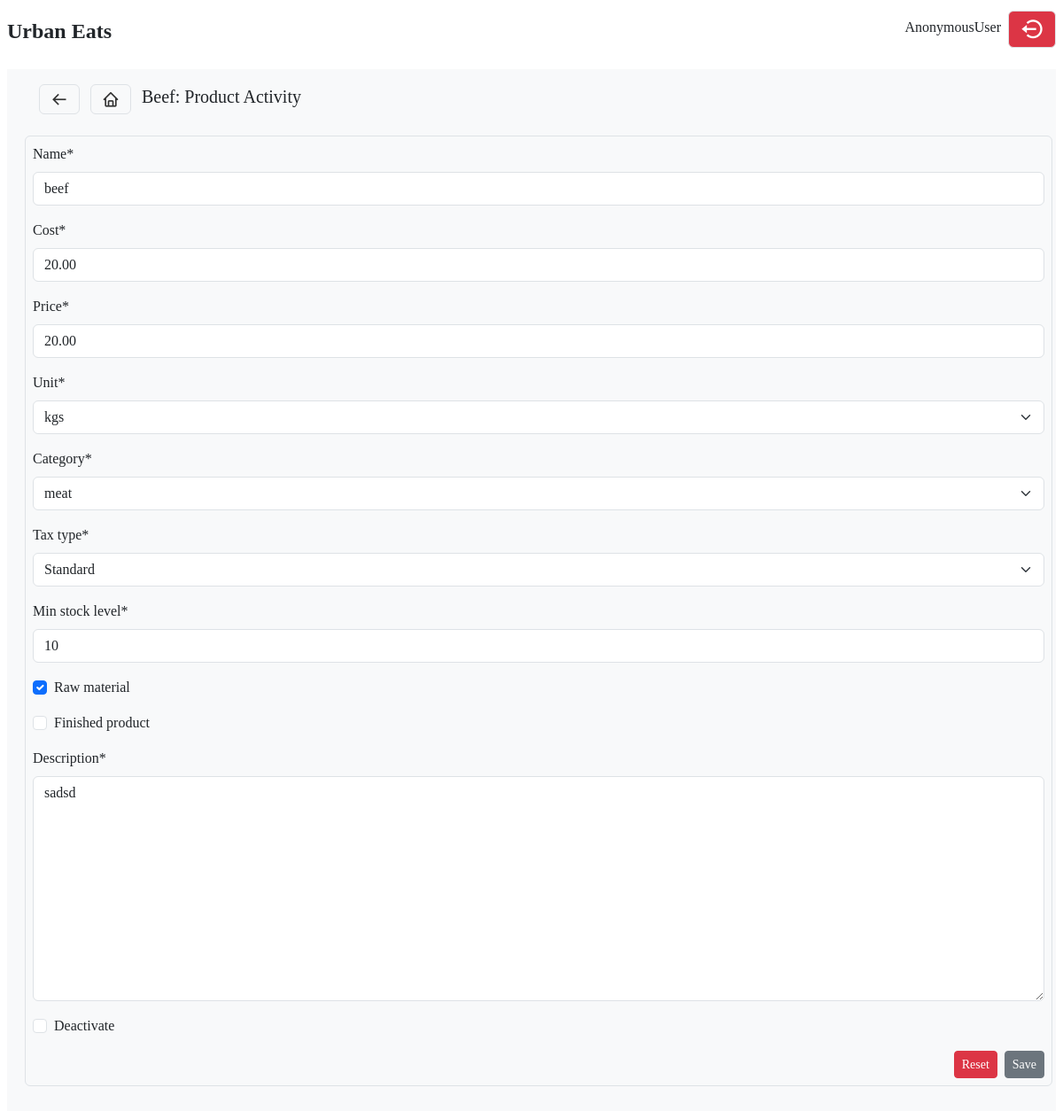
Before: /inventory/edit/product/1/ with the older database file.
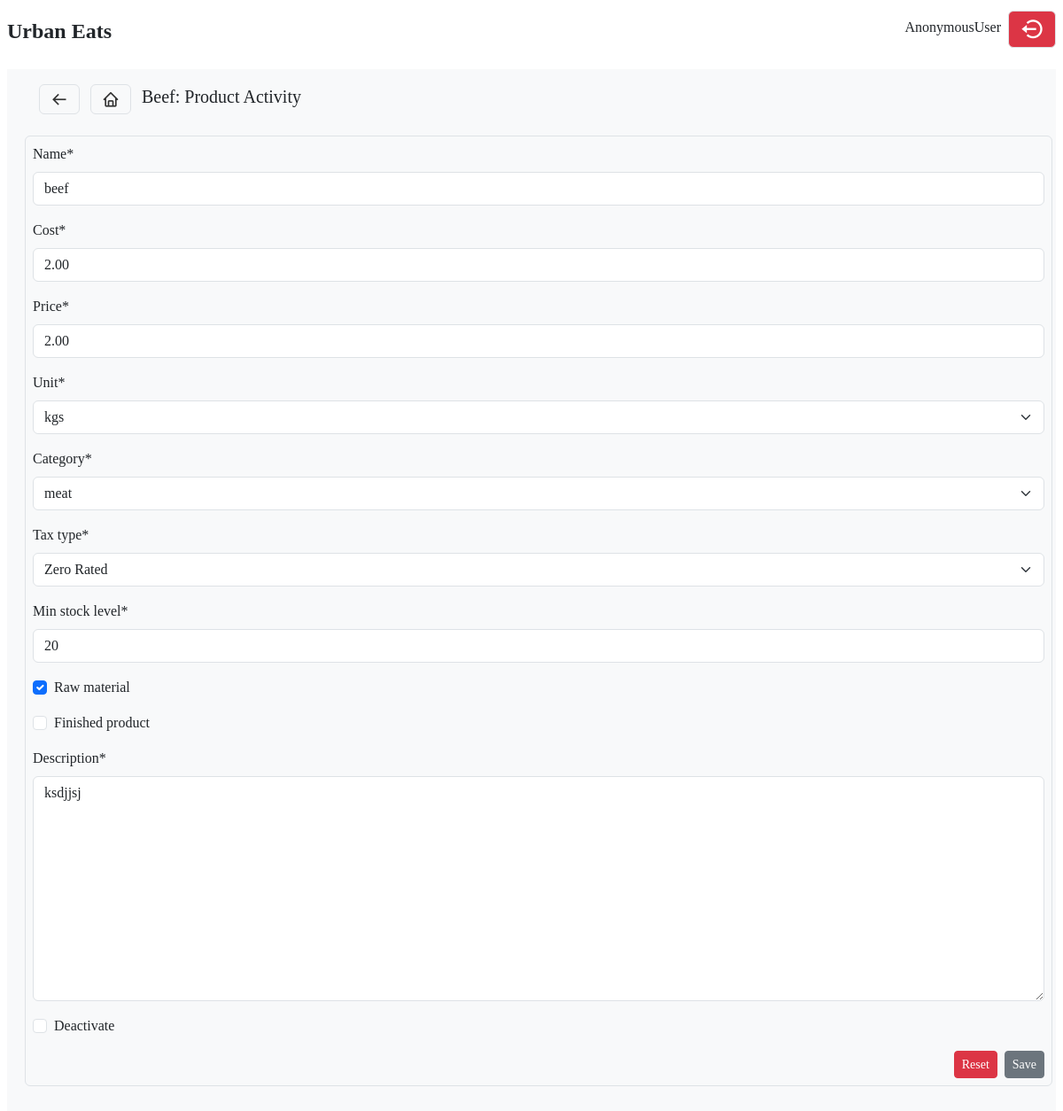
After: the same page with the newer database file.
### inventory/models.py (models this page shows, shortened)
class Product(models.Model):
    tax_choices = [
        ('exempted', 'Exempted'),
        ('standard', 'Standard'),
        ('zero rated', 'Zero Rated')
    ]
    name = models.CharField(max_length=255)
    quantity = models.IntegerField()
    cost = models.DecimalField(max_digits=10, decimal_places=2)
    price = models.DecimalField(max_digits=10, decimal_places=2, default=1)
    unit = models.ForeignKey(UnitOfMeasurement, on_delete=models.CASCADE, null=True)
    category = models.ForeignKey(Category, on_delete=models.CASCADE)
    tax_type = models.CharField(max_length=50, choices=tax_choices)
    min_stock_level = models.IntegerField(default=0, null=True)
    raw_material = models.BooleanField(default=False)
    finished_product = models.BooleanField(default=False)
    description = models.TextField()
    deactivate = models.BooleanField(default=False)

class Category(models.Model):
    name = models.CharField(max_length=255)
    def __str__(self):
        return self.name

### inventory/views.py (the view, shortened to what this page needs)
# urls.py: path('edit/product/<int:product_id>/', edit_inventory, name='edit_inventory'),
def edit_inventory(request, product_id):
    try:
        product = Product.objects.get(id=product_id)
    except Product.DoesNotExist:
        messages.warning(request, f'Product with ID: {product_id} doesn\'t exists')
    form = EditProductForm(instance=product)
    return render(request, 'inventory/edit_product.html',
            {
                'form':form,
                'product':product
            }
        )

### inventory/forms.py
class EditProductForm(forms.ModelForm):
    class Meta:
        model = Product
        exclude = ['quantity']

### inventory/models.py (called while the page is built)
    def __str__(self) -> str:
        return self.unit_name

### templates/inventory/edit_product.html (shortened to what this page needs)
{% extends "base.html" %}
{% load static%}
{% load crispy_forms_tags %}
{% block content %}
   <div class="edit-inventory">
        <div class='add-product-nav d-flex py-2 px-2 align-items-center '>
            <div class="d-flex justify-content-between align-items-center p-2">
                <div>
                    <a href='{% url "inventory:products"%}' class='border btn bx bx-arrow-back fs-5'></a>
                    <a href='/' class='bx bx-home btn border fs-5 mx-2'></a>
                    <span class='mt-2 fs-5'>{{ product.name | capfirst }}: Product Activity</span>
                </div>
            </div>
        </div>
        <form method="post" class="rounded border mt-2 p-2">
            {{ form | crispy}}
            <div class="d-flex justify-content-end">
                <div class="">
                    <button type="reset" class="btn btn-danger btn-sm w-100">Reset</button>
                </div>
                <span class="px-1"></span>
                <div class="">
                    <button type="submit" class="btn btn-secondary btn-sm y w-100">Save</button>
                </div>
            </div>
        </form>
   </div>
{% endblock content %}

Changed rows visible on the page:
changed Product "Beef": cost "20.00" → "2.00"; price "20.00" → "2.00"; tax_type "Standard" → "Zero Rated"; min_stock_level "10" → "20"; description "sadsd" → "ksdjjsj"
